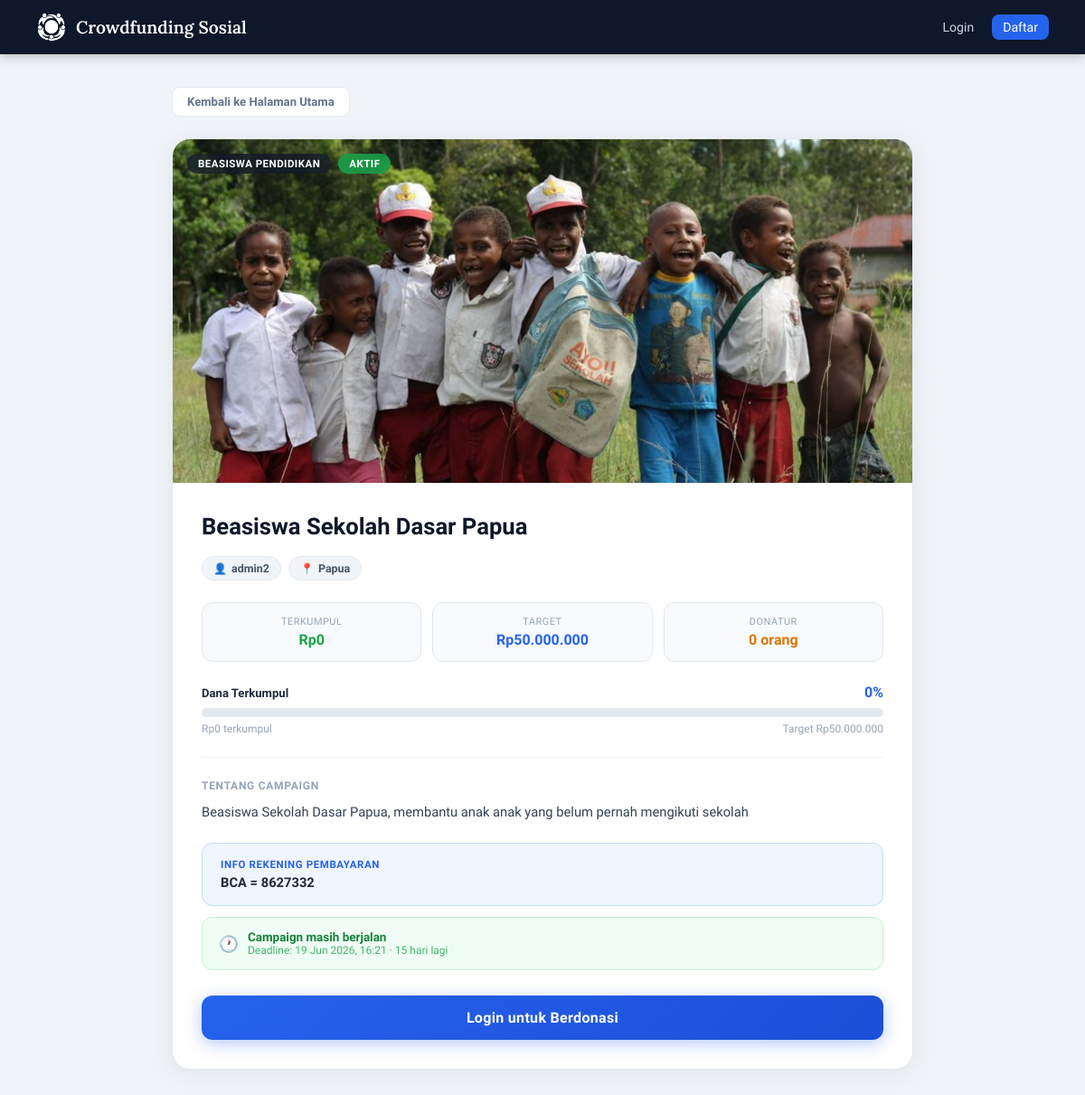
/detail.php?id=12, run on the app's committed database.
### tables this page shows
CREATE TABLE `campaigns` (
  `id` int(11) NOT NULL,
  `manager_id` int(11) NOT NULL,
  `title` varchar(150) NOT NULL,
  `category` varchar(100) NOT NULL,
  `location` varchar(150) NOT NULL,
  `description` text NOT NULL,
  `target_amount` decimal(15,2) NOT NULL DEFAULT 0.00,
  `collected_amount` decimal(15,2) NOT NULL DEFAULT 0.00,
  `deadline` datetime NOT NULL,
  `image` varchar(255) NOT NULL,
  `bank_info` varchar(255) NOT NULL,
  `created_at` timestamp NOT NULL DEFAULT current_timestamp()
);

CREATE TABLE `users` (
  `id` int(11) NOT NULL,
  `name` varchar(100) NOT NULL,
  `email` varchar(100) NOT NULL,
  `phone` varchar(20) NOT NULL,
  `address` text DEFAULT NULL,
  `avatar` varchar(255) DEFAULT NULL,
  `password` varchar(255) NOT NULL,
  `role` enum('donor','manager') NOT NULL DEFAULT 'donor',
  `created_at` timestamp NOT NULL DEFAULT current_timestamp()
);

### detail.php (the view, shortened to what this page needs)
<?php
require 'config.php';
function progColor(int $pct): array {
    if ($pct <= 50)  return ['grad' => 'linear-gradient(90deg,#2563eb,#38bdf8)', 'fire' => false];
    return               ['grad' => 'linear-gradient(90deg,#dc2626,#f97316)', 'fire' => true];
}
$id = isset($_GET['id']) ? (int)$_GET['id'] : 0;
$stmt = $conn->prepare("
    SELECT c.*, u.name AS manager_name
    FROM campaigns c
    JOIN users u ON c.manager_id = u.id
    WHERE c.id = ?
    LIMIT 1
");
$stmt->bind_param("i", $id);
$stmt->execute();
$campaign = $stmt->get_result()->fetch_assoc();
$pct = ($campaign['target_amount'] > 0)
    ? min(100, round(($campaign['collected_amount'] / $campaign['target_amount']) * 100))
    : 0;
$is_expired  = strtotime($campaign['deadline']) < time();
$days_left   = ceil((strtotime($campaign['deadline']) - time()) / 86400);
$imgPath     = 'uploads/' . $campaign['image'];
$imgExists   = !empty($campaign['image']) && file_exists($imgPath);
$dStmt = $conn->prepare("SELECT COUNT(*) AS cnt FROM donations WHERE campaign_id = ?");
$dStmt->bind_param("i", $id);
$dStmt->execute();
$donatur_count = $dStmt->get_result()->fetch_assoc()['cnt'];
?>
<!DOCTYPE html>
<html lang="id">
<head>
</head>
<body>
<nav class="navbar">
    <a class="navbar-brand" href="index.php">
        <img src="uploads/LogoKecil.png" alt="Logo">
        Crowdfunding Sosial
    </a>
    <div class="navbar-links">
        <?php if (isset($_SESSION['user_id'])): ?>
            <span style="color:#94a3b8;font-size:.85rem;">Halo, <?= htmlspecialchars($_SESSION['user_name']) ?> |</span>
            <?php if ($_SESSION['user_role'] === 'donor'): ?>
                <a href="donation_history.php">Riwayat</a>
            <?php else: ?>
                <a href="manager_dashboard.php" class="nav-cta">Dashboard</a>
            <?php endif; ?>
            <a href="logout.php" class="danger">Logout</a>
        <?php else: ?>
            <a href="login.php">Login</a>
            <a href="register.php" class="nav-cta">Daftar</a>
        <?php endif; ?>
    </div>
</nav>
<div class="page">
    <a href="index.php" class="back-link">Kembali ke Halaman Utama</a>
    <div class="detail-card">
        <div class="hero-img">
            <?php if ($imgExists): ?>
                <img src="<?= htmlspecialchars($imgPath) ?>" alt="<?= htmlspecialchars($campaign['title']) ?>">
            <?php else: ?>
                <div class="no-img">Tidak ada gambar</div>
            <?php endif; ?>
            <div class="hero-badges">
                <span class="hbadge hbadge-cat"><?= htmlspecialchars($campaign['category']) ?></span>
                <span class="hbadge <?= $is_expired ? 'hbadge-expired' : 'hbadge-active' ?>">
                    <?= $is_expired ? 'Berakhir' : 'Aktif' ?>
                </span>
            </div>
        </div>
        <div class="detail-body">
            <h1 class="detail-title"><?= htmlspecialchars($campaign['title']) ?></h1>
            <div class="meta-row">
                <span class="meta-pill"><span class="pi">&#128100;</span> <?= htmlspecialchars($campaign['manager_name']) ?></span>
                <span class="meta-pill"><span class="pi">&#128205;</span> <?= htmlspecialchars($campaign['location']) ?></span>
            </div>
            <div class="stats-row">
                <div class="stat-box green">
                    <div class="sl">Terkumpul</div>
                    <div class="sv">Rp<?= number_format($campaign['collected_amount'], 0, ',', '.') ?></div>
                </div>
                <div class="stat-box blue">
                    <div class="sl">Target</div>
                    <div class="sv">Rp<?= number_format($campaign['target_amount'], 0, ',', '.') ?></div>
                </div>
                <div class="stat-box amber">
                    <div class="sl">Donatur</div>
                    <div class="sv"><?= $donatur_count ?> orang</div>
                </div>
            </div>
            <?php $pc = progColor($pct); ?>
            <div class="prog-wrap">
                <div class="prog-header">
                    <span class="ph-label">Dana Terkumpul</span>
                    <span class="ph-pct" style="color:<?= $pct > 75 ? '#dc2626' : ($pct > 50 ? '#d97706' : '#2563eb') ?>">
                        <?= $pct ?>%<?= $pc['fire'] ? ' 🔥' : '' ?>
                    </span>
                </div>
                <div class="prog-bg">
                </div>
                <div class="prog-footer">
                    <span>Rp<?= number_format($campaign['collected_amount'], 0, ',', '.') ?> terkumpul</span>
                    <span>Target Rp<?= number_format($campaign['target_amount'], 0, ',', '.') ?></span>
                </div>
            </div>
            <hr class="divider">
            <div class="desc-label">Tentang Campaign</div>
            <div class="desc-text"><?= nl2br(htmlspecialchars($campaign['description'])) ?></div>
            <div class="bank-box">
                <div class="bl">Info Rekening Pembayaran</div>
                <div class="bv"><?= htmlspecialchars($campaign['bank_info']) ?></div>
            </div>
            <div class="deadline-box">
                <div class="db-icon"><?= $is_expired ? '&#128683;' : '&#128336;' ?></div>
                <div>
                    <div class="db-text">
                        <?= $is_expired
                            ? 'Campaign ini telah berakhir'
                            : ($days_left <= 7 ? 'Segera berakhir!' : 'Campaign masih berjalan') ?>
                    </div>
                    <div class="db-sub">
                        Deadline: <?= date('d M Y, H:i', strtotime($campaign['deadline'])) ?>
                        <?= !$is_expired ? " &middot; $days_left hari lagi" : '' ?>
                    </div>
                </div>
            </div>
            <?php if (!$is_expired && isset($_SESSION['user_id']) && $_SESSION['user_role'] === 'donor'): ?>
                <a class="btn-donate" href="donate.php?campaign_id=<?= $campaign['id'] ?>">Donasi Sekarang</a>
            <?php elseif (!isset($_SESSION['user_id'])): ?>
                <a class="btn-donate" href="login.php">Login untuk Berdonasi</a>
            <?php elseif ($is_expired): ?>
                <div class="btn-donate disabled">Campaign Telah Berakhir</div>
            <?php endif; ?>
        </div>
    </div>
</div>
</body>
</html>

### data on the page
campaigns: image (picture), category "BEASISWA PENDIDIKAN", title "Beasiswa Sekolah Dasar Papua", manager.name "admin2", location "Papua", collected_amount "0", target_amount "50.000.000", description "Beasiswa Sekolah Dasar Papua, membantu anak anak yang belum pernah mengikuti sekolah", bank_info "BCA = 8627332", deadline "19 Jun 2026, 16:21", deadline "15"

### other printed values
$donatur_count "0"
$pct "0"
